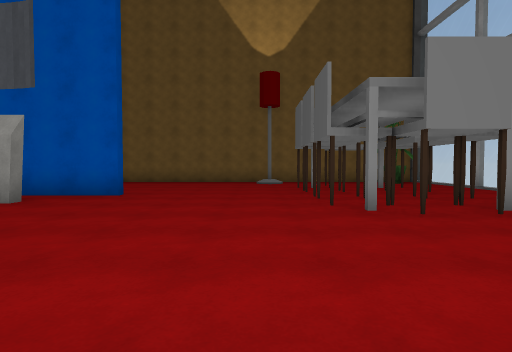
[1] (above)

22 first-person views from a walk through a scene from a Unity 3-D project. The camera is 1.3 m above the floor, tilts 2° down and sees 80° across. The floor is counted in squares, 2 m on a side. Each view is taken from the middle of a square. On the plan, view 1 faces up. The plan holds only what a view shows up to about 10 squares ahead; the rest is blank. The player character is not drawn. Some surface patterns are stand-ins.

[2]
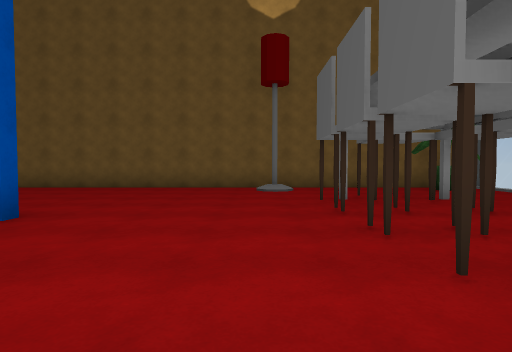

[3]
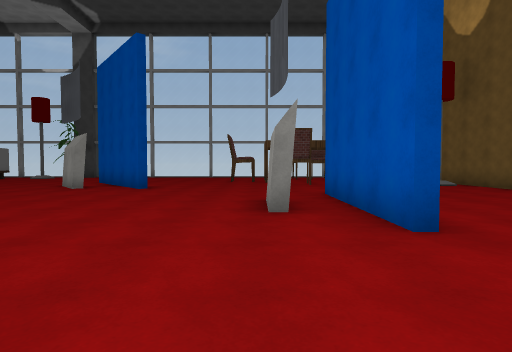

[4]
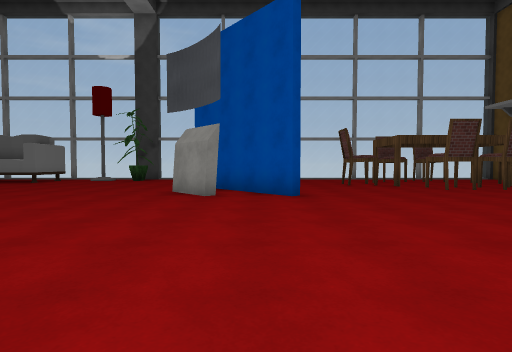

[5]
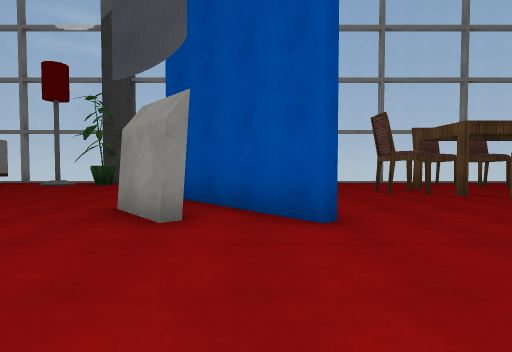

[6]
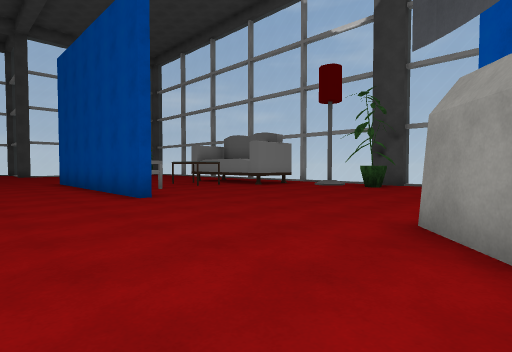

[7]
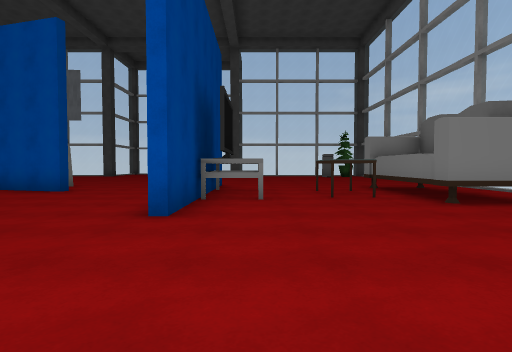

[8]
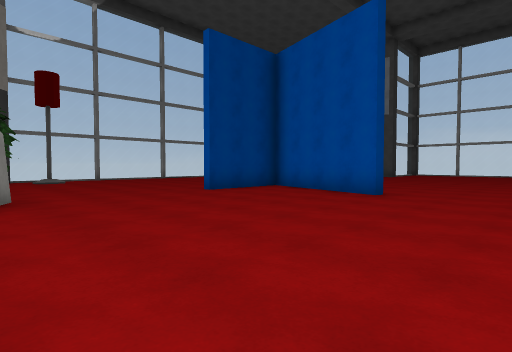

[9]
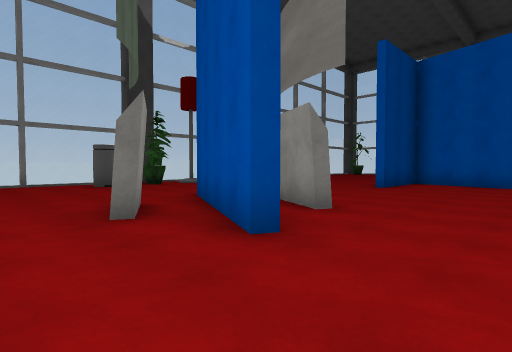

[10]
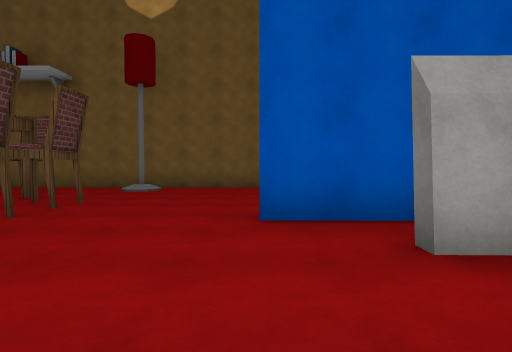

[11]
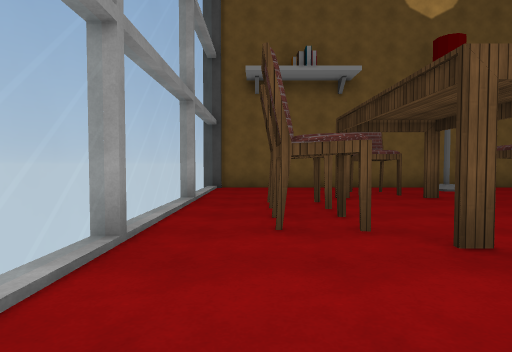

[12]
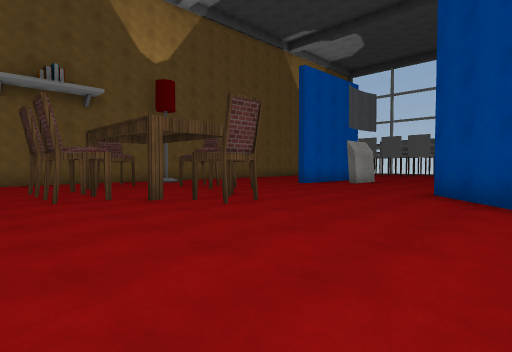

[13]
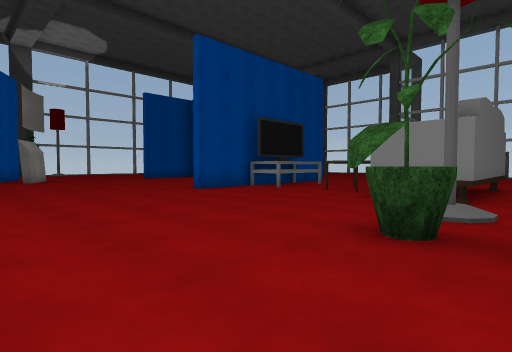

[14]
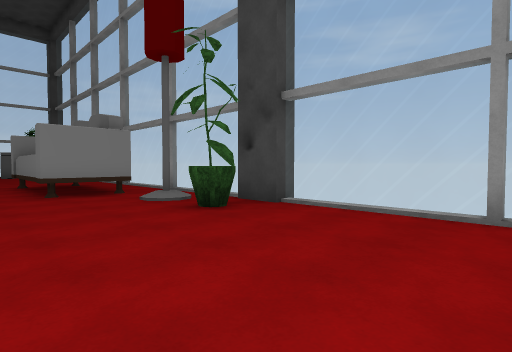

[15]
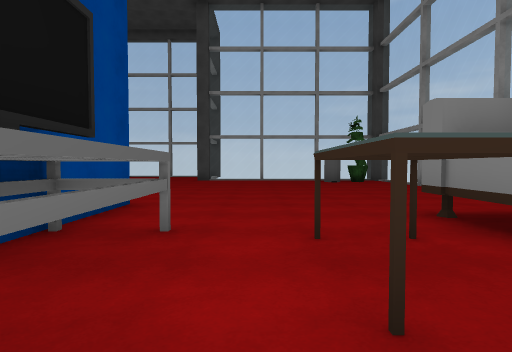

[16]
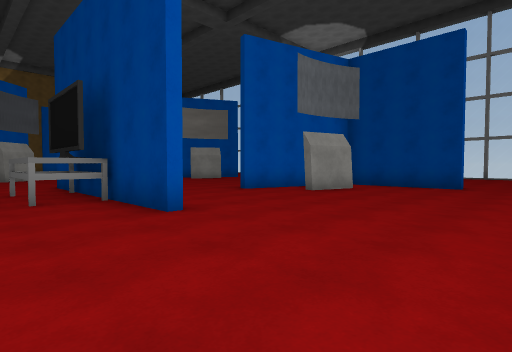

[17]
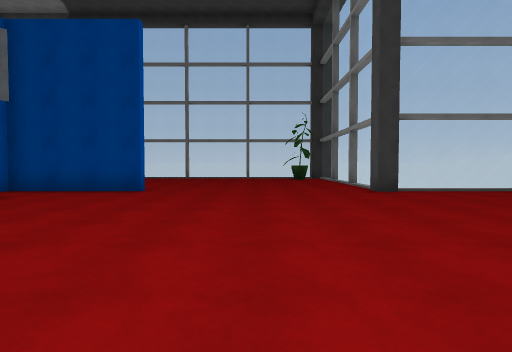

[18]
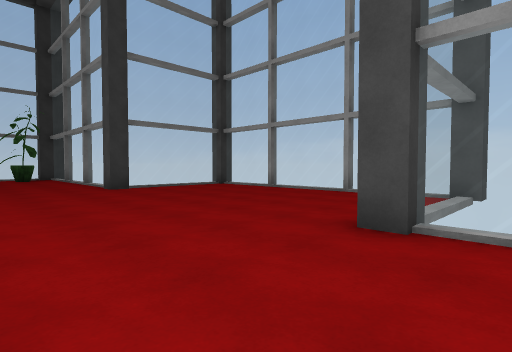

[19]
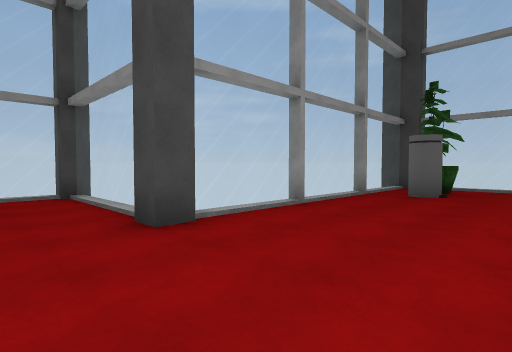

[20]
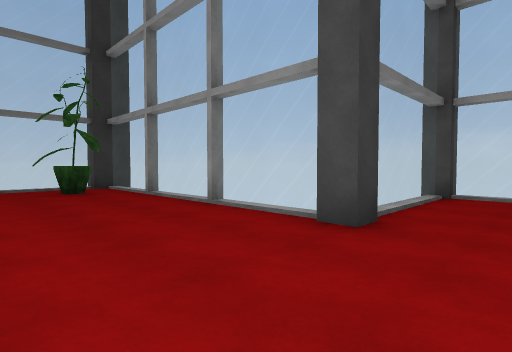

[21]
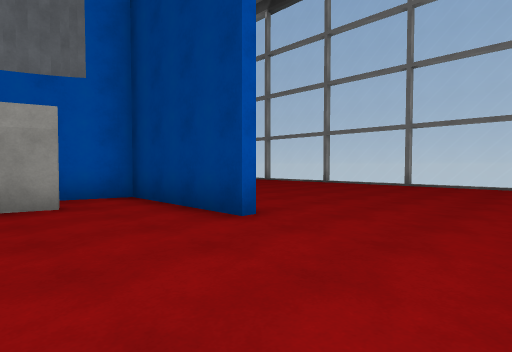

[22]
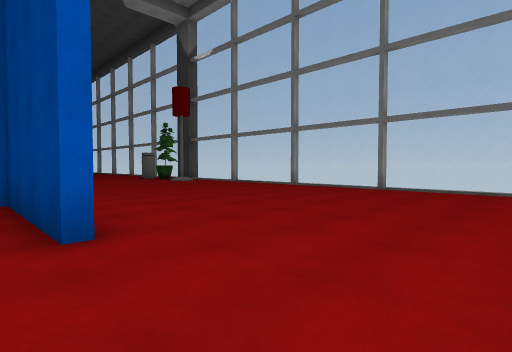

### Floor plan
Key: @ floor where view 1 was taken; # wall or solid block; . floor; / step, stairs or slope; = window, fence, low wall or low ledge; C chair; L lamp; P plant; T table; B bin; O other object.
Columns run from 17 left of view 1 to 7 right of it. Each row starts with its distance up from view 1.
 12  #######################
 11  /.....L.........L....P.
 10  /...C..................
  9 #/..O..............C.#.=
  8  /.C..CC..........C.C...
  7  /.C..C....####....CC...
  6 #/.C..CC...........CC..
  5  /...C......O.........
  4  /...C.............C.#
  3  /...................
  2  /..................
  1  /.....##..........
  0 #/....##O.......O@.....=
 -1 #/.... OO.....##OO......
 -2  /.............###....B.
 -3  /.............OO#....
 -4 #/....................P
 -5 #/P...................
 -6  //.....#............
 -7  /OO....#...........
 -8 #/OO...O#.......#....
 -9  /OO.T.OO.......#.....
-10  /OO...O#...#####......
-11  /OO....#....OO.#.......
-12  /......#.......#.......
-13   ..............#......=#
-14   ..............#.......#
-15   ......................
-16  /.....................=
-17 #/...................
-18  /...................../
-19  /PB..................P/
-20  =///////.......=//////#
-21  ###  ##=.......=##  ###
-22         =.......=
-23         =.......=
-24         #= =====#

Where each view was taken, in squares from view 1:
view 1: 0 up, 0 right, facing up
view 2: 3 up, 0 right, facing up
view 3: 5 up, 0 right, facing left
view 4: 1 up, 2 left, facing left
view 5: 1 up, 5 left, facing left
view 6: 0 up, 6 left, facing down-left
view 7: 2 down, 10 left, facing down
view 8: 3 down, 8 left, facing down-right
view 9: 1 up, 5 left, facing down-right
view 10: 3 up, 7 left, facing up
view 11: 3 up, 15 left, facing up
view 12: 0 up, 16 left, facing up-right
view 13: 1 down, 16 left, facing down-right
view 14: 0 up, 12 left, facing down-left
view 15: 7 down, 11 left, facing down
view 16: 16 down, 11 left, facing up-right
view 17: 17 down, 9 left, facing right
view 18: 17 down, 10 left, facing down-right
view 19: 17 down, 7 left, facing down-left
view 20: 17 down, 3 left, facing down-right
view 21: 17 down, 4 left, facing up-right
view 22: 17 down, 2 left, facing up-right
